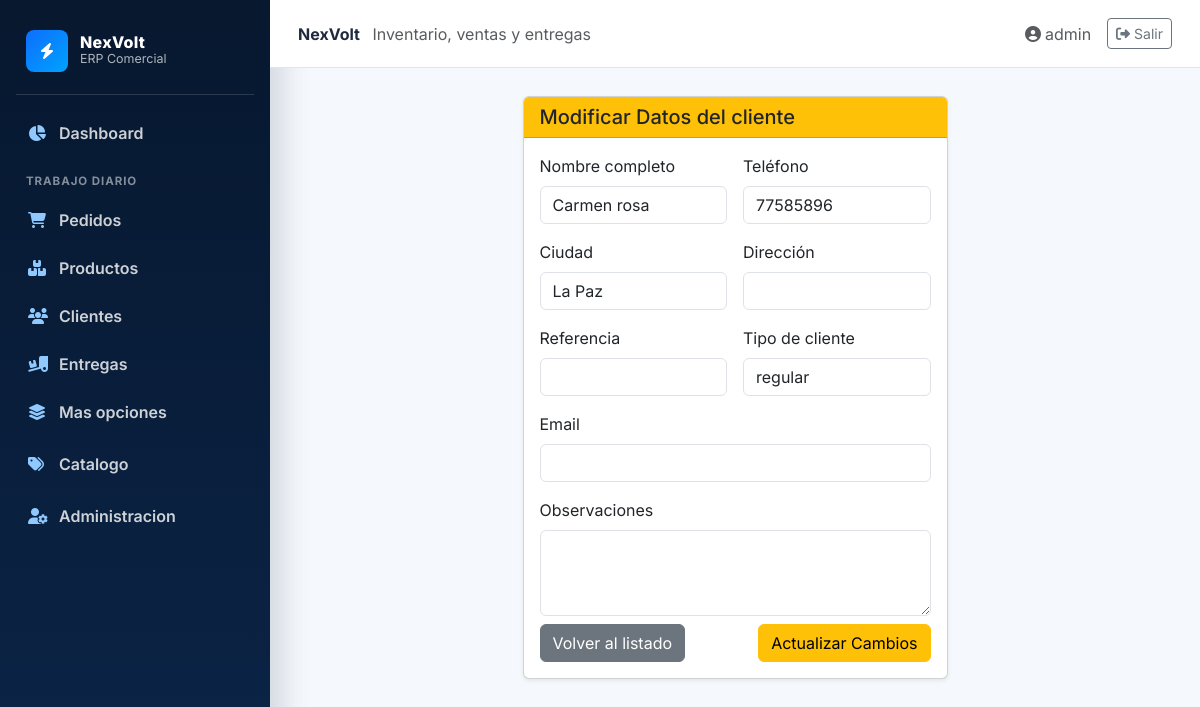
/clientes/edit/1 (signed in), run on the app's committed database.
### blueprintapp/usuarios/models.py (models this page shows, shortened)
class User(db.Model, UserMixin):
    __tablename__ = "usuarios"
    id = db.Column(db.Integer, primary_key=True)
    username = db.Column(db.String(80), unique=True, nullable=False)
    password_hash = db.Column(db.String(128), nullable=False)
    rol_id = db.Column(db.Integer, db.ForeignKey("roles.id"))
    rol = db.relationship("Role", backref="usuarios")

### blueprintapp/clientes/models.py (models this page shows, shortened)
class Cliente(db.Model):
    __tablename__ = "clientes"
    id = db.Column(db.Integer, primary_key=True)
    nombre_completo = db.Column(db.String(120))
    telefono = db.Column(db.String(30), nullable=False)
    ciudad = db.Column(db.String(80))
    direccion = db.Column(db.String(200))
    referencia = db.Column(db.String(200))
    tipo_cliente = db.Column(db.String(50))
    fecha_registro = db.Column(db.DateTime, default=datetime.utcnow, nullable=False)
    observaciones = db.Column(db.Text)
    email = db.Column(db.String(100))
    pedidos = db.relationship("Pedido", backref="cliente", lazy=True)

### blueprintapp/clientes/routes.py (the view, shortened to what this page needs)
@bp_cliente.route("/edit/<int:id>", methods=["GET", "POST"])
@login_required
def edit(id):
    cliente = Cliente.query.get_or_404(id)
    if request.method == "GET":
        return render_template("cliente/edit.html", cliente=cliente)

### blueprintapp/clientes/templates/cliente/edit.html
{% extends 'base.html' %}
{% block content %}
<div class="row justify-content-center">
    <div class="col-md-6">
        <div class="card shadow-sm">
            <div class="card-header bg-warning text-dark">
                <h3 class="card-title mb-0 h5">Modificar Datos del cliente</h3>
            </div>
            <div class="card-body">
                <form action="{{ url_for('bp_cliente.edit', id=cliente.id) }}" method="POST">
                    <div class="row g-3">
                        <div class="col-md-6">
                            <label for="nombre" class="form-label">Nombre completo</label>
                            <input type="text" id="nombre" name="nombre" class="form-control" value="{{ cliente.nombre_completo or '' }}">
                        </div>
                        <div class="col-md-6">
                            <label for="telefono" class="form-label">Teléfono</label>
                            <input type="text" id="telefono" name="telefono" class="form-control" value="{{ cliente.telefono }}" required>
                        </div>
                        <div class="col-md-6">
                            <label for="ciudad" class="form-label">Ciudad</label>
                            <input type="text" id="ciudad" name="ciudad" class="form-control" value="{{ cliente.ciudad }}">
                        </div>
                        <div class="col-md-6">
                            <label for="direccion" class="form-label">Dirección</label>
                            <input type="text" id="direccion" name="direccion" class="form-control" value="{{ cliente.direccion }}">
                        </div>
                        <div class="col-md-6">
                            <label for="referencia" class="form-label">Referencia</label>
                            <input type="text" id="referencia" name="referencia" class="form-control" value="{{ cliente.referencia }}">
                        </div>
                        <div class="col-md-6">
                            <label for="tipo_cliente" class="form-label">Tipo de cliente</label>
                            <input type="text" id="tipo_cliente" name="tipo_cliente" class="form-control" value="{{ cliente.tipo_cliente }}">
                        </div>
                        <div class="col-12">
                            <label for="email" class="form-label">Email</label>
                            <input type="email" id="email" name="email" class="form-control" value="{{ cliente.email }}">
                        </div>
                        <div class="col-12">
                            <label for="observaciones" class="form-label">Observaciones</label>
                            <textarea id="observaciones" name="observaciones" class="form-control" rows="3">{{ cliente.observaciones }}</textarea>
                        </div>
                    </div>
                    <div class="d-flex justify-content-between pt-2">
                        <a href="{{ url_for('bp_cliente.index') }}" class="btn btn-secondary">Volver al listado</a>
                        <button type="submit" class="btn btn-warning">Actualizar Cambios</button>
                    </div>
                </form>
            </div>
        </div>
    </div>
</div>
{% endblock %}

### blueprintapp/templates/base.html (shortened to what this page needs)
<!DOCTYPE html>
<html lang="es">
<head>
    <link href="https://cdn.jsdelivr.net/npm/bootstrap@5.3.0/dist/css/bootstrap.min.css" rel="stylesheet">
    <link href="https://cdnjs.cloudflare.com/ajax/libs/font-awesome/6.4.0/css/all.min.css" rel="stylesheet">
</head>
<body>
    {% if current_user.is_authenticated %}
    <div class="erp-shell">
        {% include "components/navbar.html" %}
        <section class="erp-main">
            <header class="topbar">
                <div>
                    <strong>NexVolt</strong>
                    <span class="text-muted ms-2">Inventario, ventas y entregas</span>
                </div>
                <div class="d-flex align-items-center gap-3">
                    <a class="text-decoration-none text-muted" href="{{ url_for('bp_perfil.ver_perfil') }}">
                        <i class="fas fa-user-circle me-1"></i>{{ current_user.username }}
                    </a>
                    <a class="btn btn-sm btn-outline-secondary" href="{{ url_for('auth.logout') }}">
                        <i class="fas fa-right-from-bracket me-1"></i>Salir
                    </a>
                </div>
            </header>
            <main class="content-wrap">
    {% else %}
    {% include "components/messages.html" %}
    <main class="container py-5">
    {% endif %}
        {% block content %}{% endblock %}
    </main>
    {% if current_user.is_authenticated %}
        </section>
    </div>
    {% endif %}
</body>
</html>

### blueprintapp/templates/base.html (style rules this page uses)
:root { --navy: #07182f; --navy-2: #0b2447; --electric: #0d6efd; --electric-2: #00a3ff; --page: #f5f8fc; --line: #dce6f2; --text: #1f2a3d; }
body { min-height: 100vh; margin: 0; background: var(--page); color: var(--text); font-family: "Inter", sans-serif; }
.erp-shell { min-height: 100vh; display: flex; }
.erp-main { flex: 1; min-width: 0; display: flex; flex-direction: column; }
.topbar { height: 68px; background: #fff; border-bottom: 1px solid var(--line); display: flex; align-items: center; justify-content: space-between; padding: 0 28px; position: sticky; top: 0; z-index: 10; }
.content-wrap { padding: 28px; }

### data on the page
User: username "admin"
Cliente: nombre "Carmen rosa", telefono "77585896", ciudad "La Paz", tipo_cliente "regular"
